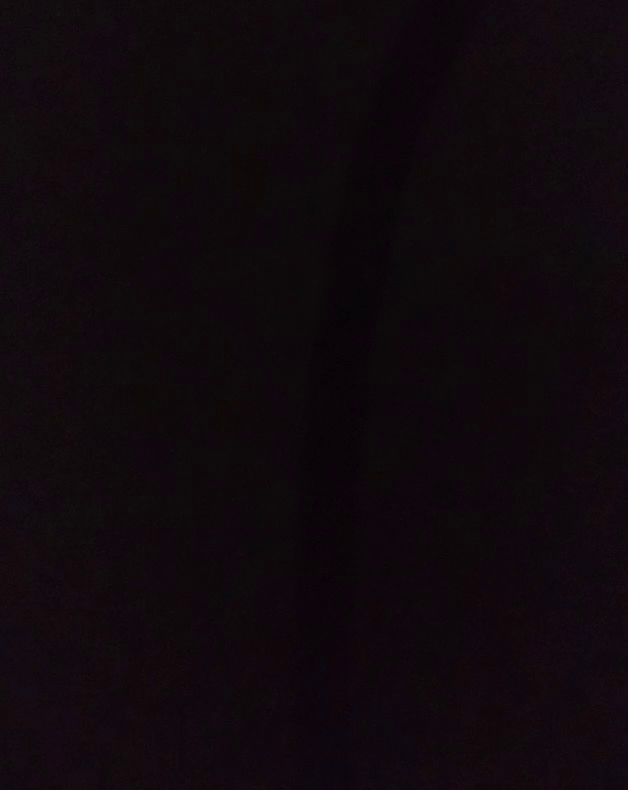
#> input picture frame 45 of Design/Lane Detection/REsources/Dark2R.mp4, 628 x 790 px, given in place of DarkR.mp4, which was not available
$ python linedetection_code.py
#> lines starting #> are read from the running program, lines starting #| are printed output that depends on the picture; after the words box and inside, x2 and y2 are one past the last pixel; in counts of white or black regions, pixels touching at a corner belong together; pictures that were not available may be replaced by others from this repository, and a replacement may not be noted
import cv2
import numpy as np

linePos_1 = 380 #Threshold of the area to be scaned
linePos_2 = 430
lineColorSet = 0 #colour of line


# frame_image = cv2.imread('REsources/test6.jpeg')

cap = cv2.VideoCapture("REsources/DarkR.mp4")
while(cap.isOpened()):
    _, frame_image = cap.read()
#> frame_image is the input picture: shape (790, 628, 3); mean B, G, R 13.3, 9, 16.2
#alpha is the contrast value. To lower the contrast, use 0 < alpha < 1. And for higher contrast use alpha > 1.
#beta is the brightness value. A good range for brightness value is [-127, 127]

    frame_image = cv2.resize(frame_image, (640, 480))#640,480
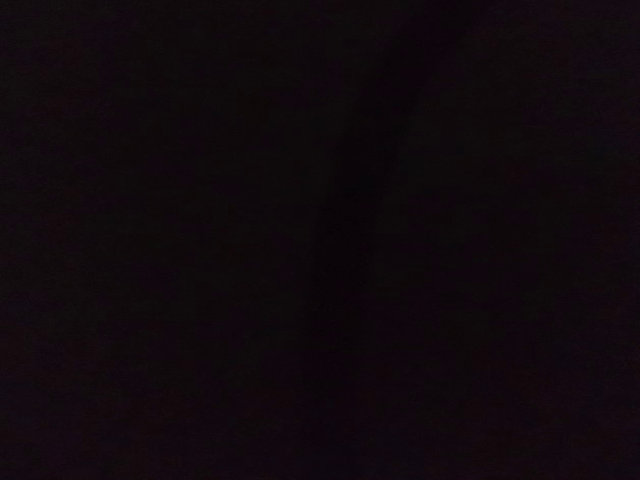
#> frame_image: shape (480, 640, 3); mean B, G, R 13.2, 8.9, 16.1
    cv2.imshow("Normal",frame_image)
   # [4 lines of commented-out code are left out]


    frame_findline = cv2.cvtColor(frame_image,cv2.COLOR_BGR2GRAY)
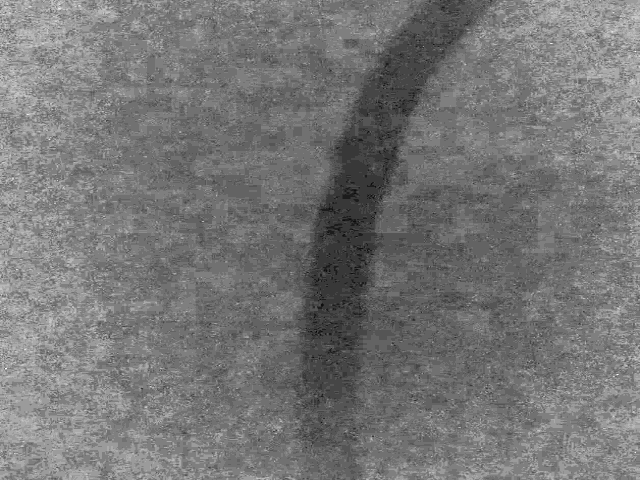
#> frame_findline: shape (480, 640); min 3, max 21, mean 11.4; drawn with min black and max white
 #   frame_findline= cv2.convertScaleAbs(frame_findline, 1.1, 40)
    cv2.imshow("brightened image", frame_findline)
    frame_findline = cv2.GaussianBlur(frame_findline,(5,5), 0)
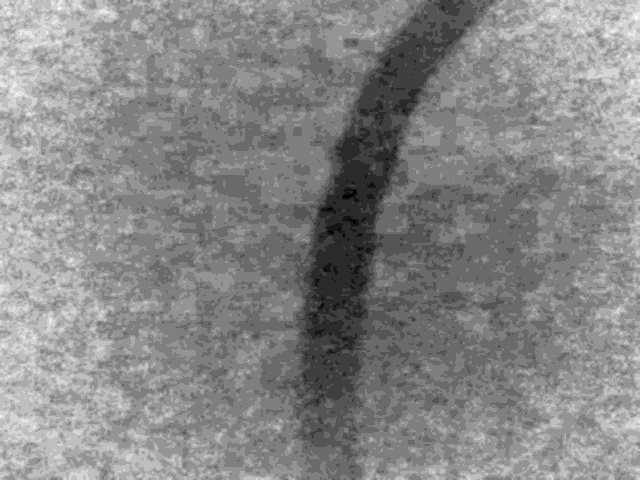
#> frame_findline: shape (480, 640); min 5, max 17, mean 11.37; drawn with min black and max white
    cv2.imshow("Gaussian Blur", frame_findline)
    retval, frame_findline = cv2.threshold(frame_findline, 0, 255, cv2.THRESH_OTSU) #Image Segmentation
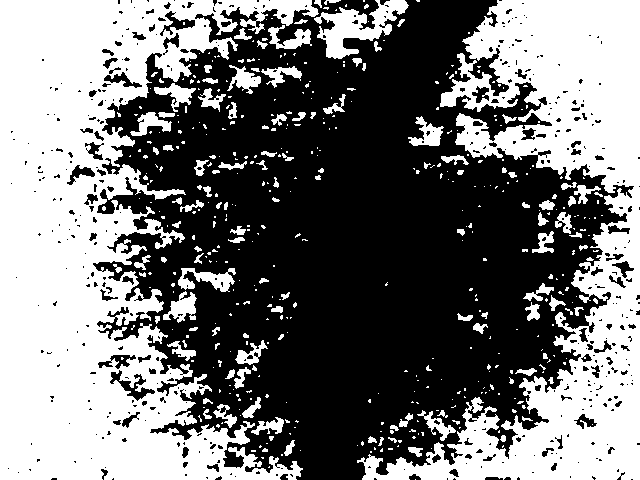
#> frame_findline: shape (480, 640); 46.7% white; 478 white regions (361 under 20 px), largest, box (x1, y1, x2, y2) and area: (0, 0, 319, 480) 76857, (357, 0, 640, 480) 50447, (314, 0, 409, 59) 2359
#> retval = 11
    frame_findline = cv2.erode(frame_findline, None, iterations=6) #Remove NOISE and Blurred edges
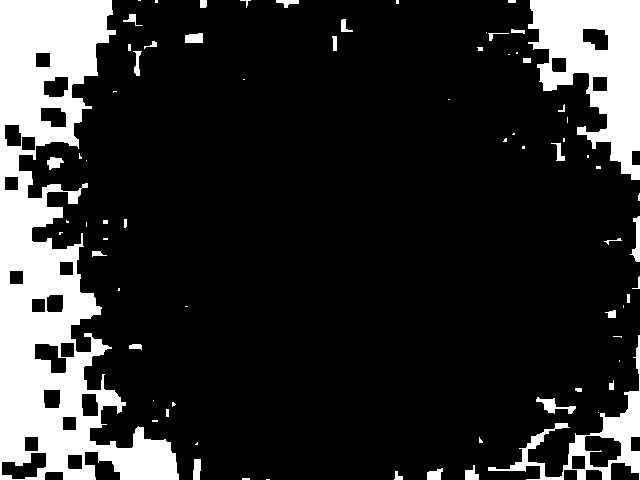
#> frame_findline: shape (480, 640); 17.5% white; 74 white regions (36 under 20 px), largest, box (x1, y1, x2, y2) and area: (0, 0, 179, 480) 36349, (528, 0, 640, 180) 11200, (488, 335, 640, 480) 3445
    cv2.imshow("Otsu", frame_findline)
    colorPos_1 = frame_findline[linePos_1]
#> colorPos_1 = 640 values, max 255 at index 0, min 0 at index 87, mean 36.66
    colorPos_2 = frame_findline[linePos_2]
#> colorPos_2 = 640 values, max 255 at index 0, min 0 at index 90, mean 58.97

    try:
        lineColorCount_Pos1 = np.sum(colorPos_1 == lineColorSet) #gets the count of black pixels
#> lineColorCount_Pos1 = 548
        lineColorCount_Pos2 = np.sum(colorPos_2 == lineColorSet)
#> lineColorCount_Pos2 = 492

        lineIndex_Pos1 = np.where(colorPos_1 == lineColorSet) #gets the pos of black pixels
        lineIndex_Pos2 = np.where(colorPos_2 == lineColorSet)

        if lineColorCount_Pos1 == 0:
            lineColorCount_Pos1 = 1
        if lineColorCount_Pos2 == 0:
            lineColorCount_Pos2 = 1

        left_Pos1 = lineIndex_Pos1[0][lineColorCount_Pos1 - 1]
#> left_Pos1 = 638
        right_Pos1 =lineIndex_Pos1[0][0]
#> right_Pos1 = 87
        center_Pos1 = int((left_Pos1+right_Pos1)/2)
#> center_Pos1 = 362

        left_Pos2 = lineIndex_Pos2[0][lineColorCount_Pos2 - 1]
#> left_Pos2 = 601
        right_Pos2 = lineIndex_Pos2[0][0]
#> right_Pos2 = 90
        center_Pos2 = int((left_Pos2 + right_Pos2) / 2)
#> center_Pos2 = 345
        center = int((center_Pos1 + center_Pos2)/2)
#> center = 353

    except:
        center = None
        pass
    print(center)
#| 353

    try:
        cv2.line(frame_image, (left_Pos1, (linePos_1+30)), (left_Pos1, (linePos_1-30)), (255,128,64),1)
#> frame_image: shape (480, 640, 3); 0.02% of pixels changed, all inside (x1, y1, x2, y2) = (638, 350, 639, 411)
        cv2.line(frame_image, (right_Pos1, (linePos_1+30)), (right_Pos1, (linePos_1-30)), (64,128,255),)
#> frame_image: shape (480, 640, 3); mean B, G, R 13.3, 8.9, 16.1
        cv2.line(frame_image, (0,linePos_1), (640,linePos_1), (255,255,64),1)
        cv2.line(frame_image, (left_Pos2, (linePos_2+30)), (left_Pos2, (linePos_2-30)), (255,128,64),1)
#> frame_image: shape (480, 640, 3); mean B, G, R 13.8, 9.5, 16.3
        cv2.line(frame_image, (right_Pos2, (linePos_2+30)), (right_Pos2, (linePos_2-30)), (64,128,255),1)
#> frame_image: shape (480, 640, 3); mean B, G, R 13.9, 9.5, 16.3
        cv2.line(frame_image, (0,linePos_2), (640,linePos_2), (255, 255,64),1)
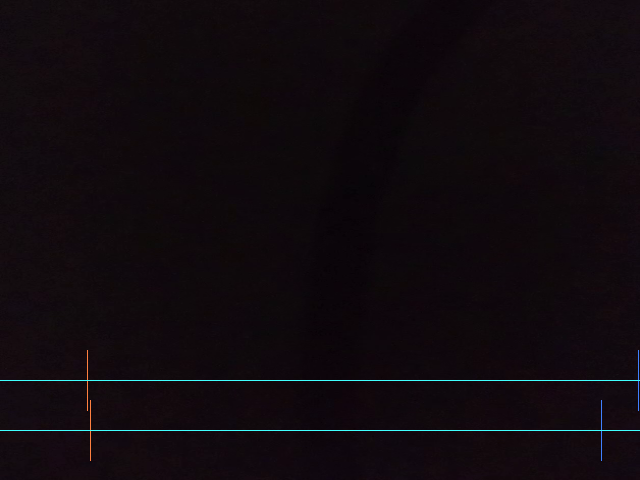
#> frame_image: shape (480, 640, 3); mean B, G, R 14.4, 10, 16.4
        cv2.line(frame_image, ((center-20), int((linePos_1+ linePos_2)/2)), ((center+20), int((linePos_1 + linePos_2)/2)),(0,0,0),1)
#> frame_image: shape (480, 640, 3); 0.01% of pixels changed, all inside (x1, y1, x2, y2) = (333, 405, 374, 406)
        cv2.line(frame_image, ((center), int((linePos_1+linePos_2)/2+20)), ((center), int((linePos_1+ linePos_2)/2-20)),(0,0,0),1)
#> frame_image: shape (480, 640, 3); mean B, G, R 14.4, 10, 16.4
    except:
        pass


    cv2.imshow("Final1", frame_image)
    cv2.waitKey(1)

$ run again, starting later in the video
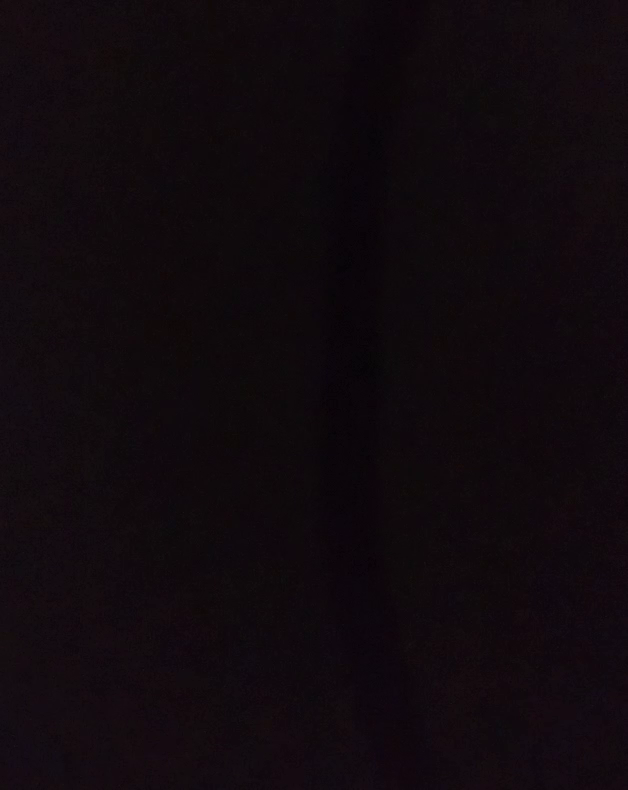
#> input picture frame 202 of Design/Lane Detection/REsources/Dark2R.mp4, 628 x 790 px, given in place of DarkR.mp4, which was not available
#> frame_image is the input picture: shape (790, 628, 3); mean B, G, R 13.9, 9.6, 16.7
#> `retval, frame_findline = cv2.threshold(frame_findline, 0, 255, cv2.THR..`:
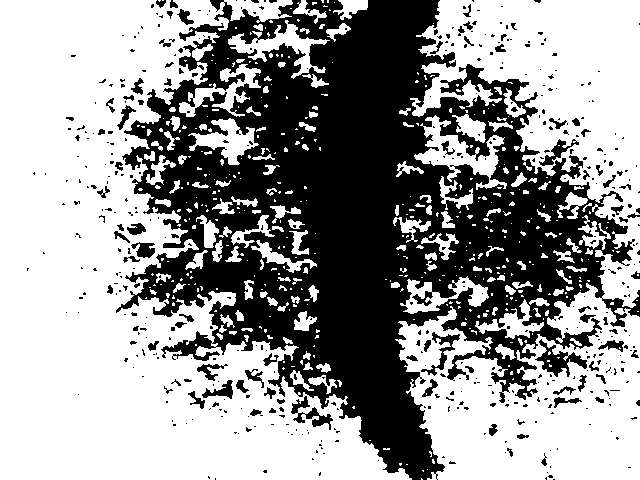
#> frame_findline: shape (480, 640); 60.1% white; 495 black regions (409 under 20 px), largest, box (x1, y1, x2, y2) and area: (116, 0, 640, 480) 113570, (535, 339, 587, 377) 709, (291, 396, 333, 430) 459
#> retval = 11
#> colorPos_1 = 640 values, max 255 at index 0, min 0 at index 136, mean 59.77
#> colorPos_2 = 640 values, max 255 at index 0, min 0 at index 167, mean 139.1
#> lineColorCount_Pos1 = 490
#> lineColorCount_Pos2 = 291
#> left_Pos1 = 634
#> right_Pos1 = 136
#> center_Pos1 = 385
#> left_Pos2 = 617
#> right_Pos2 = 167
#> center_Pos2 = 392
#> center = 388
#| 388
#> `cv2.line(frame_image, (0,linePos_2), (640,linePos_2), (255, 255,64),1)`:
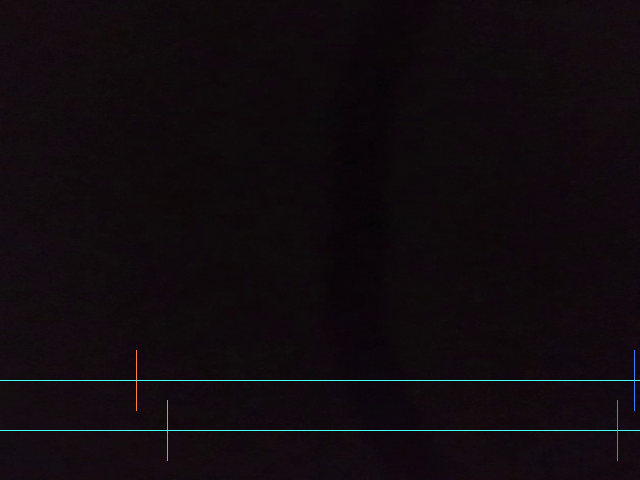
#> frame_image: shape (480, 640, 3); mean B, G, R 14.9, 10.6, 16.9

$ run again, starting later in the video
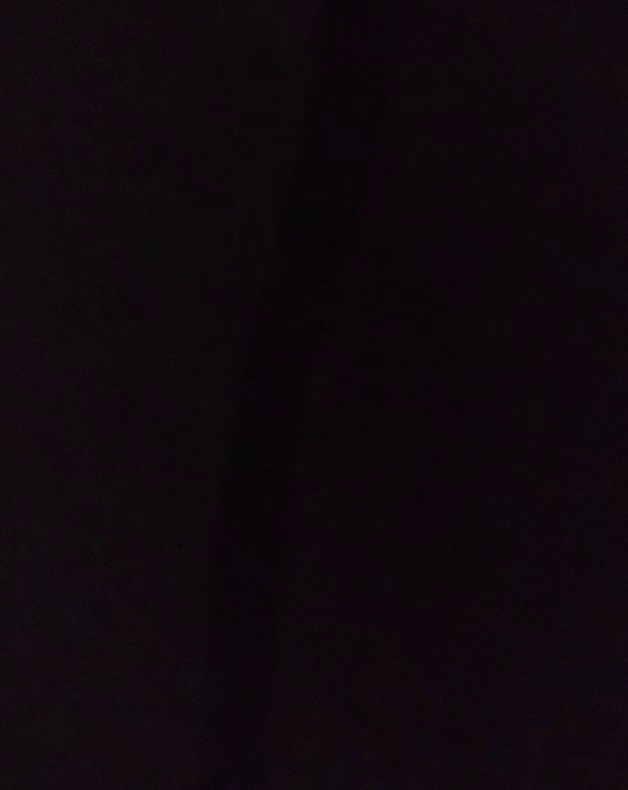
#> input picture frame 360 of Design/Lane Detection/REsources/Dark2R.mp4, 628 x 790 px, given in place of DarkR.mp4, which was not available
#> frame_image is the input picture: shape (790, 628, 3); mean B, G, R 13.5, 8.6, 15.8
#> `retval, frame_findline = cv2.threshold(frame_findline, 0, 255, cv2.THR..`:
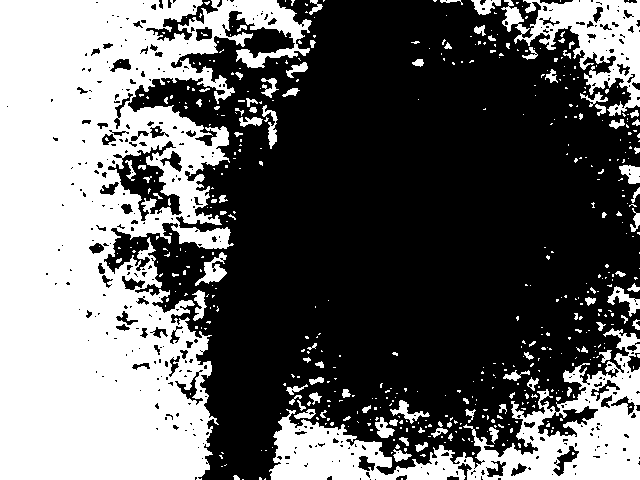
#> frame_findline: shape (480, 640); 39.7% white; 518 white regions (423 under 20 px), largest, box (x1, y1, x2, y2) and area: (0, 0, 312, 480) 88976, (269, 328, 640, 480) 17628, (501, 0, 640, 116) 6485
#> retval = 11
#> colorPos_1 = 640 values, max 255 at index 0, min 0 at index 96, mean 50.6
#> colorPos_2 = 640 values, max 255 at index 0, min 0 at index 150, mean 67.34
#> lineColorCount_Pos1 = 513
#> lineColorCount_Pos2 = 471
#> left_Pos1 = 636
#> right_Pos1 = 96
#> center_Pos1 = 366
#> left_Pos2 = 634
#> right_Pos2 = 150
#> center_Pos2 = 392
#> center = 379
#| 379
#> `cv2.line(frame_image, (0,linePos_2), (640,linePos_2), (255, 255,64),1)`:
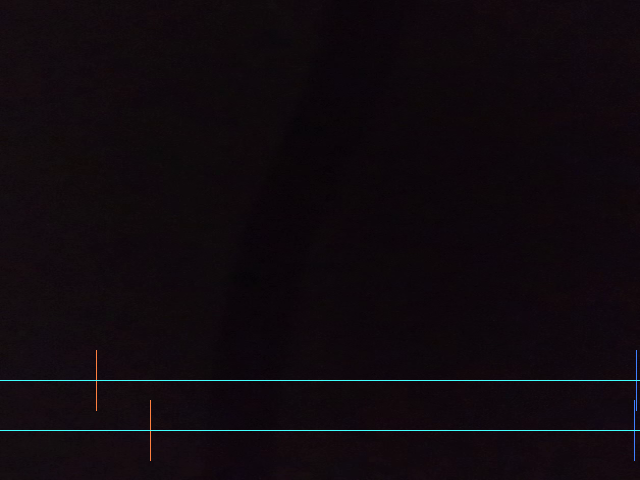
#> frame_image: shape (480, 640, 3); mean B, G, R 14.5, 9.6, 16
